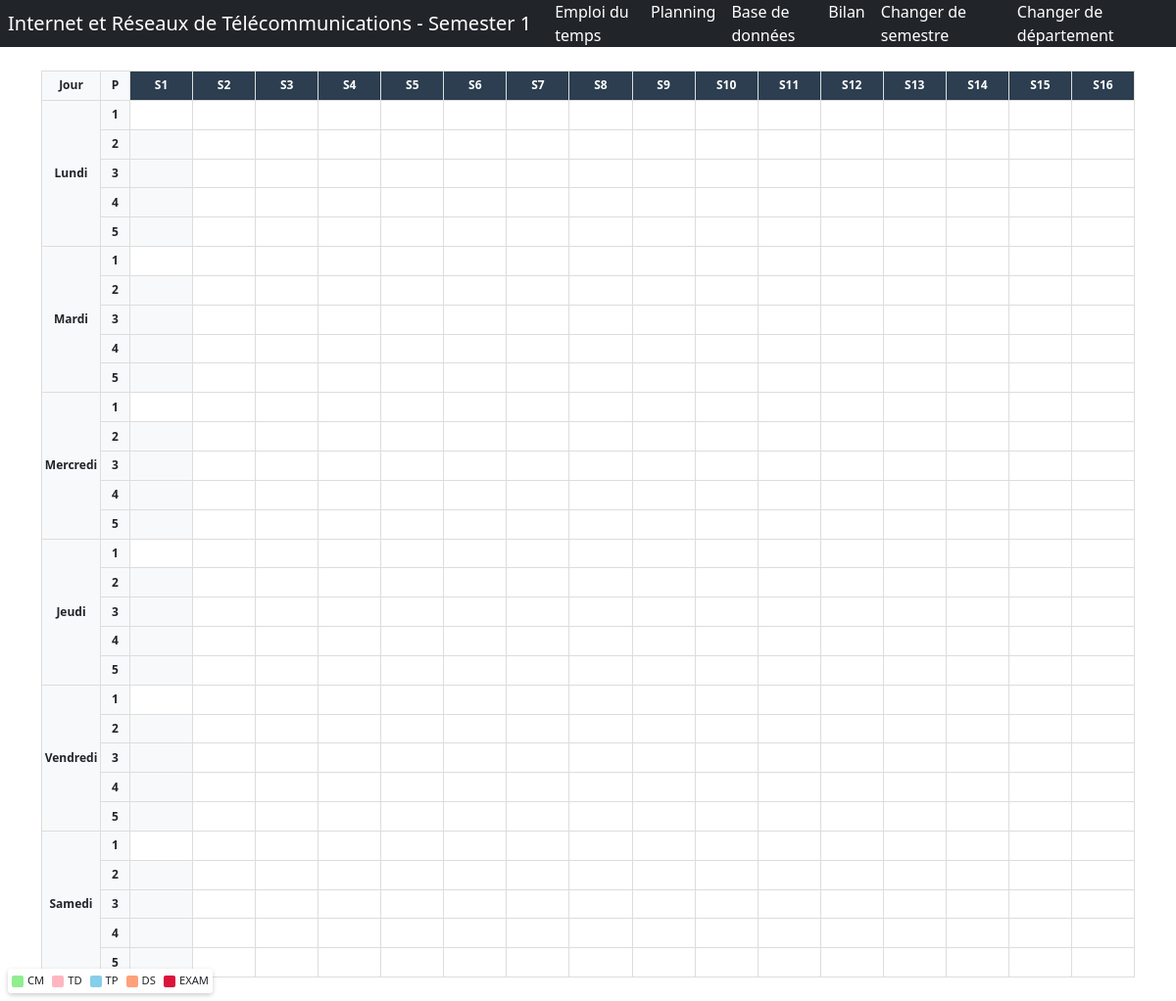
/IRT/S1/plan/, run on the app's committed database.
### schedule/models.py (models this page shows, shortened)
class Department(models.Model):
    code = models.CharField(max_length=10, primary_key=True)  # e.g., IRT, GM
    name = models.CharField(max_length=100)  # e.g., Informatique, Réseaux et Télécommunications

class Semester(models.Model):
    SEMESTER_CHOICES = [
        ('S1', 'Semester 1'),
        ('S2', 'Semester 2'),
        ('S3', 'Semester 3'),
        ('S4', 'Semester 4'),
    ]
    code = models.CharField(max_length=2, choices=SEMESTER_CHOICES)
    department = models.ForeignKey(Department, on_delete=models.CASCADE, related_name='semesters')
    class Meta:
        unique_together = ('code', 'department')

### schedule/views.py (the view)
# urls.py: path('<str:department_code>/<str:semester_code>/plan/', views.view_plan, name='plan'),
def view_plan(request, department_code, semester_code):
    department = get_object_or_404(Department, code=department_code)
    semester = get_object_or_404(Semester, department=department, code=semester_code)
    courses = Course.objects.filter(department=department, semester=semester)
    for course in courses:
        course.update_completed_hours()
    context = {
        'department': department,
        'semester': semester,
        'courses': courses,
        'days': TimeSlot.DAYS,
        'periods': TimeSlot.PERIODS,
        'weeks': range(1, 17)
    }
    return render(request, 'schedule/plan.html', context)

### schedule/models.py (called while the page is built)
    def update_completed_hours(self):
        assignments = CourseAssignment.objects.filter(course=self)
        self.cm_completed = 0
        self.td_completed = 0
        self.tp_completed = 0
        for assignment in assignments:
            slots = TimeSlot.objects.filter(course_assignment=assignment)
            if assignment.type == 'CM':
                self.cm_completed = slots.count() * 1.5
            elif assignment.type == 'TD':
                self.td_completed = slots.count() * 1.5
            elif assignment.type == 'TP':
                self.tp_completed = slots.count() * 1.5
        self.save()

### schedule/templates/schedule/plan.html (shortened to what this page needs)
{% extends 'schedule/base.html' %}
{% block content %}
<div class="table-container">
    <table class="plan-table">
        <thead>
            <tr>
                <th>Jour</th>
                <th>P</th>
                {% for week in weeks %}
                    <th class="week-header">S{{ week }}</th>
                {% endfor %}
            </tr>
        </thead>
        <tbody>
            {% for day in days %}
                {% for p in "12345" %}
                    <tr>
                        {% if forloop.first %}
                            <td class="day-cell" rowspan="5">{{ day.1 }}</td>
                        {% endif %}
                        <td class="period-cell" data-time="
                            {% if p == '1' %}08h00 à 09h30
                            {% elif p == '2' %}09h45 à 11h15
                            {% elif p == '3' %}11h30 à 13h00
                            {% elif p == '4' %}15h10 à 16h40
                            {% else %}16h50 à 18h20
                            {% endif %}
                        ">{{ p }}</td>
                        {% for week in weeks %}
                            <td class="plan-cell"
                                id="cell_{{ day.0 }}_P{{ p }}_{{ week }}"
                                onclick="selectCell(this)"
                                data-day="{{ day.0 }}"
                                data-period="P{{ p }}"
                                data-week="{{ week }}">
                            </td>
                        {% endfor %}
                    </tr>
                {% endfor %}
            {% endfor %}
        </tbody>
    </table>
</div>
<div class="legend">
    <div class="legend-item">
        <div class="legend-color" style="background-color: #90EE90;"></div>
        <span>CM</span>
    </div>
    <div class="legend-item">
        <div class="legend-color" style="background-color: #FFB6C1;"></div>
        <span>TD</span>
    </div>
    <div class="legend-item">
        <div class="legend-color" style="background-color: #87CEEB;"></div>
        <span>TP</span>
    </div>
    <div class="legend-item">
        <div class="legend-color" style="background-color: #FFA07A;"></div>
        <span>DS</span>
    </div>
    <div class="legend-item">
        <div class="legend-color" style="background-color: #DC143C;"></div>
        <span>EXAM</span>
    </div>
</div>
{% endblock %}

### schedule/templates/schedule/base.html (shortened to what this page needs)
<!DOCTYPE html>
<html lang="fr">
<head>
    <link href="https://cdn.jsdelivr.net/npm/bootstrap@5.1.3/dist/css/bootstrap.min.css" rel="stylesheet">
    <link rel="stylesheet" href="https://cdn.jsdelivr.net/npm/bootstrap-icons@1.7.2/font/bootstrap-icons.css">
</head>
<body>
    <nav class="navbar navbar-expand-lg navbar-dark bg-dark">
        <div class="container-fluid">
            {% if department %}
                <a class="navbar-brand" href="{% url 'department_select' %}">{{ department.name }}{% if semester %} - {{ semester.get_code_display }}{% endif %}</a>
                <div class="collapse navbar-collapse" id="navbarNav">
                    <ul class="navbar-nav">
                        {% if semester %}
                        <li class="nav-item">
                            <a class="nav-link" href="{% url 'schedule' department.code semester.code %}">Emploi du temps</a>
                        </li>
                        <li class="nav-item">
                            <a class="nav-link" href="{% url 'plan' department.code semester.code %}">Planning</a>
                        </li>
                        <li class="nav-item">
                            <a class="nav-link" href="{% url 'database' department.code semester.code %}">Base de données</a>
                        </li>
                        <li class="nav-item">
                            <a class="nav-link" href="{% url 'bilan' department.code semester.code %}">Bilan</a>
                        </li>
                        {% endif %}
                    </ul>
                    <ul class="navbar-nav ms-auto">
                        <li class="nav-item">
                            <a class="nav-link" href="{% url 'semester_select' department.code %}">Changer de semestre</a>
                        </li>
                        <li class="nav-item">
                            <a class="nav-link" href="{% url 'department_select' %}">Changer de département</a>
                        </li>
                    </ul>
                </div>
            {% else %}
                <a class="navbar-brand" href="{% url 'department_select' %}">Emploi du temps</a>
            {% endif %}
        </div>
    </nav>
    <div class="container mt-4">
        {% block content %}{% endblock %}
    </div>
</body>
</html>

### schedule/templates/schedule/plan.html (style rules this page uses)
* { margin: 0; padding: 0; box-sizing: border-box; }
body { overflow: hidden; }
.table-container { width: 100%; height: calc(100vh - 48px); overflow: auto; position: relative; }
.plan-table { width: 100%; border-collapse: collapse; background-color: white; table-layout: fixed; }
.plan-table th, .plan-table td { border: 1px solid #ddd; text-align: center; position: relative; font-size: 0.75rem; height: calc((100vh - 48px) / 26); padding: 2px; }
.plan-table th { background-color: #f8f9fa; font-weight: bold; position: sticky; top: 0; z-index: 10; }
.plan-table td:first-child, .plan-table th:first-child { position: sticky; left: 0; background-color: #f8f9fa; z-index: 15; font-weight: bold; width: 60px; }
.plan-table td:nth-child(2), .plan-table th:nth-child(2) { position: sticky; left: 60px; background-color: #f8f9fa; z-index: 15; font-weight: bold; width: 30px; }
.plan-cell { cursor: pointer; transition: background-color 0.2s; overflow: hidden; text-overflow: ellipsis; white-space: nowrap; }
.day-cell { font-weight: bold; background-color: #f8f9fa; vertical-align: middle; }
.period-cell { font-weight: bold; text-align: center; vertical-align: middle; }
.week-header { background-color: #2c3e50 !important; color: white; font-size: 0.7rem; padding: 4px !important; }
.legend { position: fixed; bottom: 8px; left: 8px; z-index: 1000; background: rgba(255, 255, 255, 0.95); padding: 4px; border-radius: 4px; box-shadow: 0 2px 5px rgba(0,0,0,0.2); display: flex; gap: 8px; font-size: 0.7rem; }
.legend-item { display: flex; align-items: center; gap: 4px; }
.legend-color { width: 12px; height: 12px; border-radius: 2px; }

### schedule/templates/schedule/base.html (style rules this page uses)
html, body { margin: 0; padding: 0; overflow: hidden; width: 100vw; height: 100vh; }
.navbar { padding: 0.25rem 0.5rem; height: 48px; margin: 0; border: none; }
.container-fluid { padding: 0 !important; margin: 0 !important; max-width: none !important; }
:root { --primary-color: #2c3e50; --secondary-color: #3498db; --accent-color: #e74c3c; }
.navbar { background-color: var(--primary-color); }
.navbar-brand, .nav-link { color: white !important; }

### data on the page
Department: name "Internet et Réseaux de Télécommunications"
Semester: code "Semester 1"

### other printed values
{{ week }} "1" "2" "3" "4" "5" "6" "7" "8" "9" "10" "11" "12" "13" "14" "15" "16"
{{ day.1 }} "Lundi" "Mardi" "Mercredi" "Jeudi" "Vendredi" "Samedi"
{{ p }} "1" "2" "3" "4" "5" "1" "2" "3" "4" "5" "1" "2" "3" "4" "5" "1" "2" "3" "4" "5" "1" "2" "3" "4" "5" "1" "2" "3" "4" "5"
